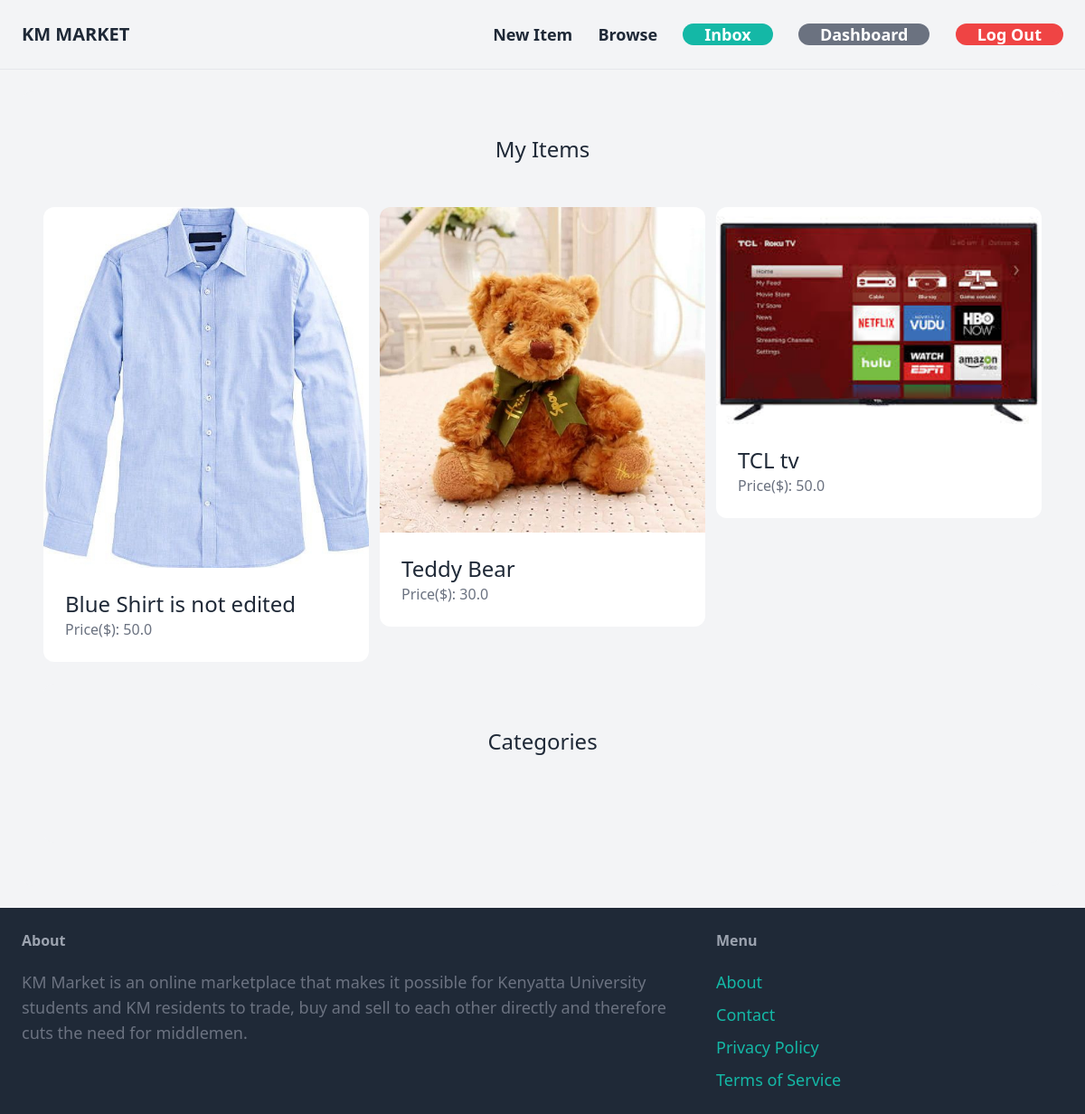
The page /dashboard/ (signed in) on the database its author committed.
### item/models.py (models this page shows, shortened)
class Item(models.Model):
    category = models.ForeignKey(Category, related_name="items", on_delete=models.CASCADE)
    name = models.CharField(max_length=255, default='noname')
    description = models.TextField(blank=True, null=True)
    price = models.FloatField()
    image = models.ImageField(upload_to="item_images", blank=True, null=True)
    is_sold = models.BooleanField(default=False)
    created_by = models.ForeignKey(User, related_name='items', on_delete=models.CASCADE)
    created_at = models.DateTimeField(auto_now_add=True)

### dashboard/views.py (the view)
# urls.py: path('', views.index, name='index'),
@login_required
def index(request):
    items = Item.objects.filter(created_by=request.user)
    return render(request, 'dashboard/index.html', {
        'items': items,
    })

### item/templates/dashboard/index.html (shortened to what this page needs)
{% extends 'core/base.html' %}
{% block content %}
    <div class="mt-0 px-6 py-12 bg-gray-100 rounded-xl">
      <h2 class="mb-12 text-2xl text-center">My Items</h2>
      <div class="grid grid-cols-3 gap-3">
        {% for item in items %}
          <div>
            <a href="{% url 'item:detail' item.id  %}">
              <div class="col-span-1">
                <img src="{{ item.image.url }}" alt="{{ item.name }}"class="rounded-t-xl w-full h-auto">
              </div>
              <div class="p-6 bg-white rounded-b-xl">
                <h2 class="text-2xl">{{ item.name }}</h2>
                <p class="text-gray-500">Price($): {{ item.price }}</p>
              </div>
            </a>
          </div>
        {% endfor %}
      </div>
      <div class="mt-6 px-6 py-12 bg-gray-100 rounded-xl">
        <h2 class="mb-12 text-2xl text-center">Categories</h2>
      </div>
  </div>
{% endblock %}

### rows shown on the page
Item: image (picture), name "Blue Shirt is not edited", price "50.0"
Item: image (picture), name "Teddy Bear", price "30.0"
Item: image (picture), name "TCL tv", price "50.0"
